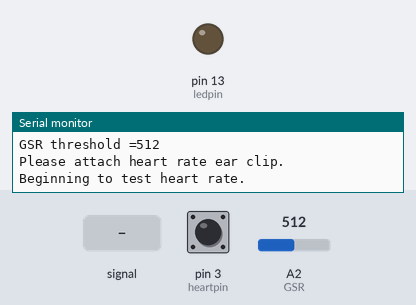
Simulated run of this sketch. Board: Arduino Leonardo, built with avr-gcc and run on an emulated ATmega32U4. Parts: output pins drawn as LEDs (lit = HIGH), the last lines printed to the serial monitor. The test bench sets the inputs (shaded band); at power-on: pin 3 (heartpin) LOW, A2 (GSR) = 512. USB keyboard and mouse output is not drawn.

Above: at 9.7 s.
9.8 s: pin 3 (heartpin) driven HIGH
At 10.2 s:
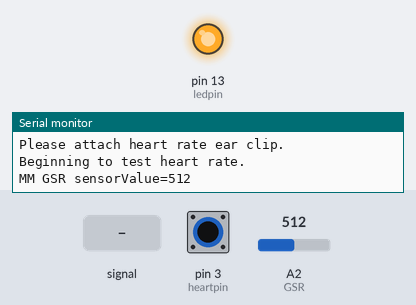
11.3 s: A2 (GSR) fed a 200 Hz sine of ±81 counts around its level
12.8 s: pin 3 (heartpin) pulsed LOW 2 times (0.12 s each, 0.3 s apart)
Timing chart, 0 to 15.8 s (numbered marks = the images above; inputs shaded):
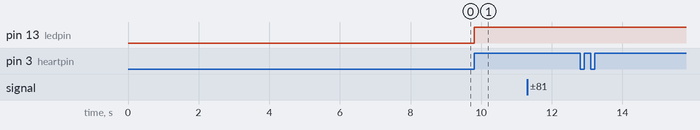

Measured:
- after the input at 9.8 s, pin 13 (ledpin): LOW → HIGH at once

The sketch:

Heart_Rate_And_GSR.ino
```cpp
//bbccccc
// Hardware: Grove - Ear-clip Heart Rate Sensor, Grove - Base Shield, Grove - LED
// Also Grove Galvanic Skin Response Sensor
// by www.seeedstudio.com

// Working combined GSR and heartrate, CoderDojo Athenry

#include<Keyboard.h>

// Initiate GSR
//const int BUZZER=3;
const int GSR=A2;
int threshold=0;
int sensorValue;


// Initiate heart rate

unsigned int heartpin = 3; // D3 Digital Pin 3
unsigned char ledpin = 13; // heartrate LED
unsigned char counter=0;
unsigned int heart_rate=0;
unsigned long temp[21];
unsigned long sub=0;
volatile unsigned char state = LOW; // LED state
bool data_effect=true;
const int max_heartpluse_duty=2000; //you can change it follow your system's request.2000 meams 2 seconds, heart rate is 60/2. System return error if the duty overtrip 2 second.

void setup()
{
  Keyboard.begin();


  // Setup for GSR

  long sum=0;
  Serial.begin(9600);
  //pinMode(BUZZER,OUTPUT);
  //digitalWrite(BUZZER,LOW);
  delay(1000);

  for(int i=0;i<500;i++)
  {
    sensorValue=analogRead(GSR);
    sum += sensorValue;
    delay(5);
  }
  threshold = sum/500;
  Serial.print("GSR threshold =");
  Serial.println(threshold);


  // Setup for heartrate
  pinMode(ledpin, OUTPUT);
  Serial.begin(9600);
  Serial.println("Please attach heart rate ear clip.");
  delay(5000);//wait finger press ready
  array_init();
  Serial.println("Beginning to test heart rate.");
  attachInterrupt(digitalPinToInterrupt(heartpin), interrupt, RISING);//set interrupt 0,digital port 2
}


void loop()
{
  // Loop for GSR
  int temp;

  int outthreshold = 10000;
  static int outcount = 0;
  outcount++;

  sensorValue=analogRead(GSR);
  if (outcount >= outthreshold) {
    Serial.print("MM GSR sensorValue=");
    Serial.println(sensorValue);
    outcount=0;
  }

  temp = threshold - sensorValue;

  if(abs(temp)>50)
  {
    sensorValue=analogRead(GSR);
    temp = threshold - sensorValue;
    if(abs(temp)>50)
    {
      //digitalWrite(BUZZER,HIGH);
      Serial.println("GSR Stress detected!");
      delay(3000);
      //digitalWrite(BUZZER,LOW);
      delay(1000);
    }
  }

  // Loop for heartrate - just flashes LED if attached
  digitalWrite(ledpin, state); // flash LED
}

void sum()  //calculate the heart rate
{
 if(data_effect)
    {
      heart_rate=1200000/(temp[20]-temp[0]);//60*20*1000/20_total_time
      Serial.print("Heart_rate_is:\t");
      Serial.println(heart_rate);

      if (heart_rate>95 && heart_rate <200) {
        Keyboard.press('c');
        delay(10);
        Keyboard.release('c');
      }
       if (heart_rate>85 && heart_rate <95) {
        Keyboard.press('b');
        delay(10);
        Keyboard.release('b');
      }
       if (heart_rate>0 && heart_rate <85) {
        Keyboard.press('a');
        delay(10);
        Keyboard.release('a');
      }
    }
   data_effect=1;//sign bit
}


/* Interrupt service routine. Get the sigal from the external interrupt. */
void interrupt()
{
    temp[counter]=millis(); //get sys time
    state = !state;    //change LED status

    // commenting out number display
    // Serial.println(counter,DEC);
    // Serial.println(temp[counter]);
    switch(counter)
      {
       case(0):
         sub=temp[counter]-temp[20];
         // Serial.println(sub);
         break;
       default:
         sub=temp[counter]-temp[counter-1];
         //Serial.println(sub);
         break;
      }

    if(sub>max_heartpluse_duty) //set 2 seconds as max heart pluse duty
    {
        data_effect=0;//sign bit
        counter=0;
        Serial.println("Heart rate measure error,test will restart!" );
        array_init();
    }

    if (counter==20 && data_effect)
    {
      counter=0;
      sum();
    }
    else if(counter!=20 && data_effect)
    {
      counter++;
    }
    else
    {
      counter=0;
      data_effect=1;
    }
}

/** Initialise array used to store heartrate data **/
void array_init()
{
  for(unsigned char i=0;i!=20;++i)
  {
    temp[i]=0;
  }
  temp[20]=millis();
}
```
